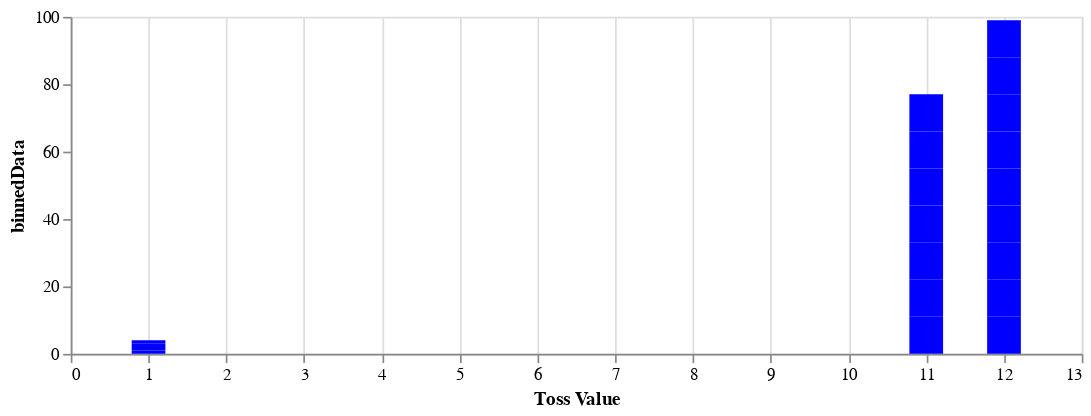

Source (notebook cell):
### Code cell
samples <- takeFromModel 20 modelTrue
vlShow $ barPlot $ fromIntegral <$> samples

### Figure 1 — Vega-Lite specification as saved in the notebook (floating-point values rounded to 4 significant figures)
{"$schema": "https://vega.github.io/schema/vega-lite/v2.json", "config": {"axis": {"domainWidth": 1}, "bar": {"continuousBandSize": 20}, "selection": {"single": {"on": "dblclick"}}}, "data": {"values": [{"Result": 11}, {"Result": 11}, {"Result": 11}, {"Result": 12}, {"Result": 12}, {"Result": 11}, {"Result": 1}, {"Result": 1}, {"Result": 11}, {"Result": 1}, {"Result": 11}, {"Result": 12}, {"Result": 11}, {"Result": 12}, {"Result": 1}, {"Result": 12}, {"Result": 12}, {"Result": 12}, {"Result": 12}, {"Result": 12}]}, "description": "Probability Games", "encoding": {"x": {"axis": {"grid": true, "title": "Toss Value"}, "field": "Result", "type": "quantitative"}, "y": {"axis": {"grid": false}, "field": "binnedData", "type": "quantitative"}}, "height": 200, "mark": {"color": "blue", "opacity": 1, "type": "bar"}, "transform": [{"as": "binnedData", "bin": {"maxbins": 20}, "field": "Result"}], "width": 600}
